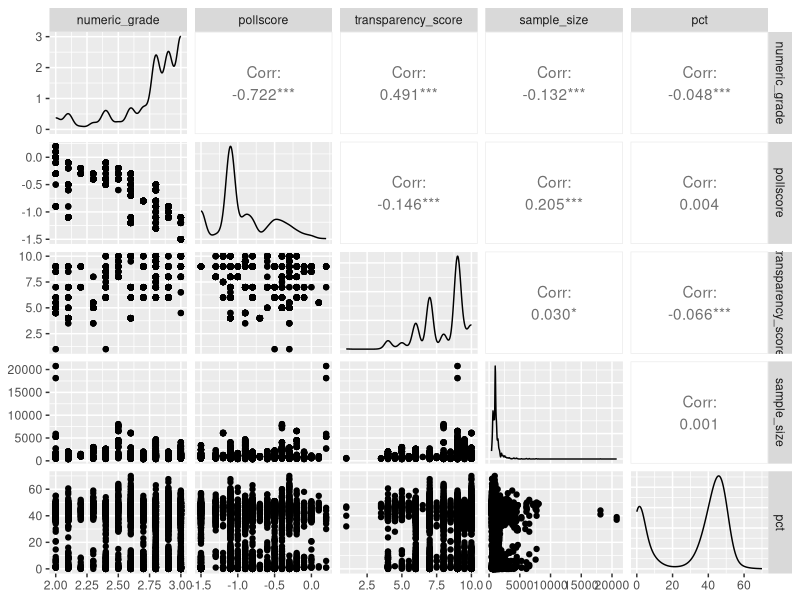

R code for this plot:
## ---- chunk 1
#| include: false
#| warning: false
#| message: false

library(tidyverse)
library(skimr)
library(knitr)
library(GGally)
library(dplyr)
## ---- chunk 2
data <- read.csv("../data/02-analysis_data/cleaned_president_polls.csv")
skim(data)

## ---- chunk 3
colnames(data)
## ---- chunk 4
#| warning: false
#| message: false

numeric_data <- data %>% 
  select(where(is.numeric)) %>% 
  select(numeric_grade, pollscore, transparency_score, sample_size, pct) %>% 
  filter(complete.cases(.))


# Create a pair plot
ggpairs(numeric_data)
## ---- chunk 5
model <- data %>%
  filter(numeric_grade >= 2.0, candidate_name == "Kamala Harris") %>%
  lm(pct ~ numeric_grade + days_towards_election, data = .)

# Get the summary of the model
summary(model)
## ---- chunk 6
#| echo: false
#| message: false
#| warning: false
## ---- chunk 7
#| echo: false
#| message: false
#| warning: false
## ---- chunk 8
#| echo: false
#| message: false
#| warning: false
## ---- chunk 9
#| echo: false
#| message: false
#| warning: false
## ---- chunk 10
#| echo: false
#| message: false
#| warning: false
